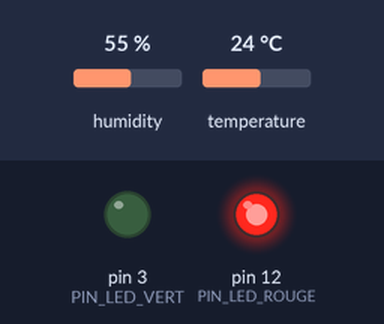
A sketch run on a simulated Arduino Uno, built with avr-gcc and run on an emulated ATmega328P. Parts: output pins drawn as LEDs (lit = HIGH). The inputs (shaded band) are chosen by the test bench; at power-on: temperature 24 °C, humidity 55 %.

Above: at 4.8 s.
4.9 s: temperature set to 20.8 °C
7.9 s: temperature set to 19.6 °C
At 9.3 s:
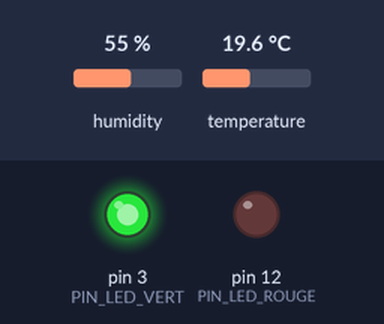
10.9 s: temperature set to 20.7 °C
At 12.8 s:
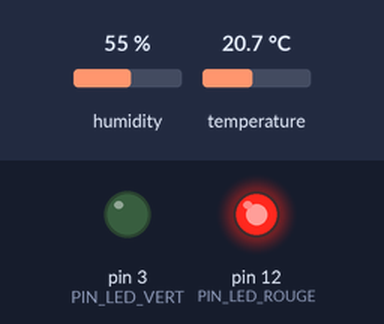
13.9 s: temperature set to 12 °C
At 14.5 s:
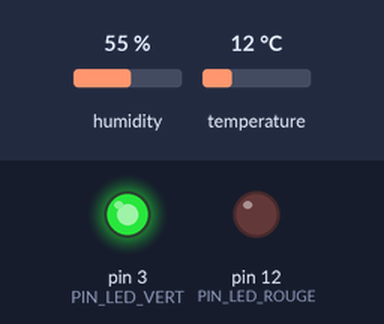
Timing chart, 0 to 16.9 s (numbered marks = the images above; inputs shaded):
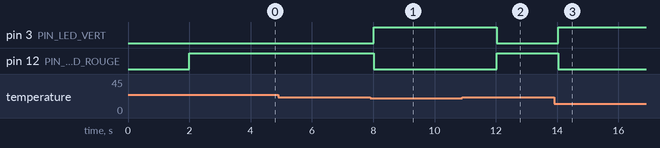

The sketch:

capteur_dht22.ino
```cpp
#include <DHT.h>

#define PIN_LED_ROUGE 12
#define PIN_LED_VERT 3

#define DHTPIN A0
#define DHTTYPE DHT22

DHT dht(DHTPIN, DHTTYPE);

void setup()
{
	Serial.begin(9600);


	dht.begin();

	pinMode(PIN_LED_ROUGE, OUTPUT);
	pinMode(PIN_LED_VERT, OUTPUT);

}

void loop()
{
	delay(2000);


	float t = dht.readTemperature();

	if(isnan(t)){
	Serial.println("errooor");
	}

	if (t < 20.0){
	digitalWrite(PIN_LED_ROUGE, LOW);
	digitalWrite(PIN_LED_VERT, HIGH);
	}

	if (t > 20.0){
	digitalWrite(PIN_LED_ROUGE, HIGH);
	digitalWrite(PIN_LED_VERT, LOW);

	}


}
```

Measured:
- the behaviour switches between 20 and 19.9 °C on temperature (found by bisection; images 0 and 1)
- the behaviour switches between 20 and 20.1 °C on temperature (found by bisection; images 1 and 2)
- after the input at 4.9 s, every drawn part: stays the same
- after the input at 7.9 s, pin 3 (PIN_LED_VERT): LOW → HIGH after 0.12 s; pin 12 (PIN_LED_ROUGE): HIGH → LOW after 0.12 s
- after the input at 10.9 s, pin 3 (PIN_LED_VERT): HIGH → LOW after 1.1 s; pin 12 (PIN_LED_ROUGE): LOW → HIGH after 1.1 s
- after the input at 13.9 s, pin 3 (PIN_LED_VERT): LOW → HIGH after 0.14 s; pin 12 (PIN_LED_ROUGE): HIGH → LOW after 0.14 s
